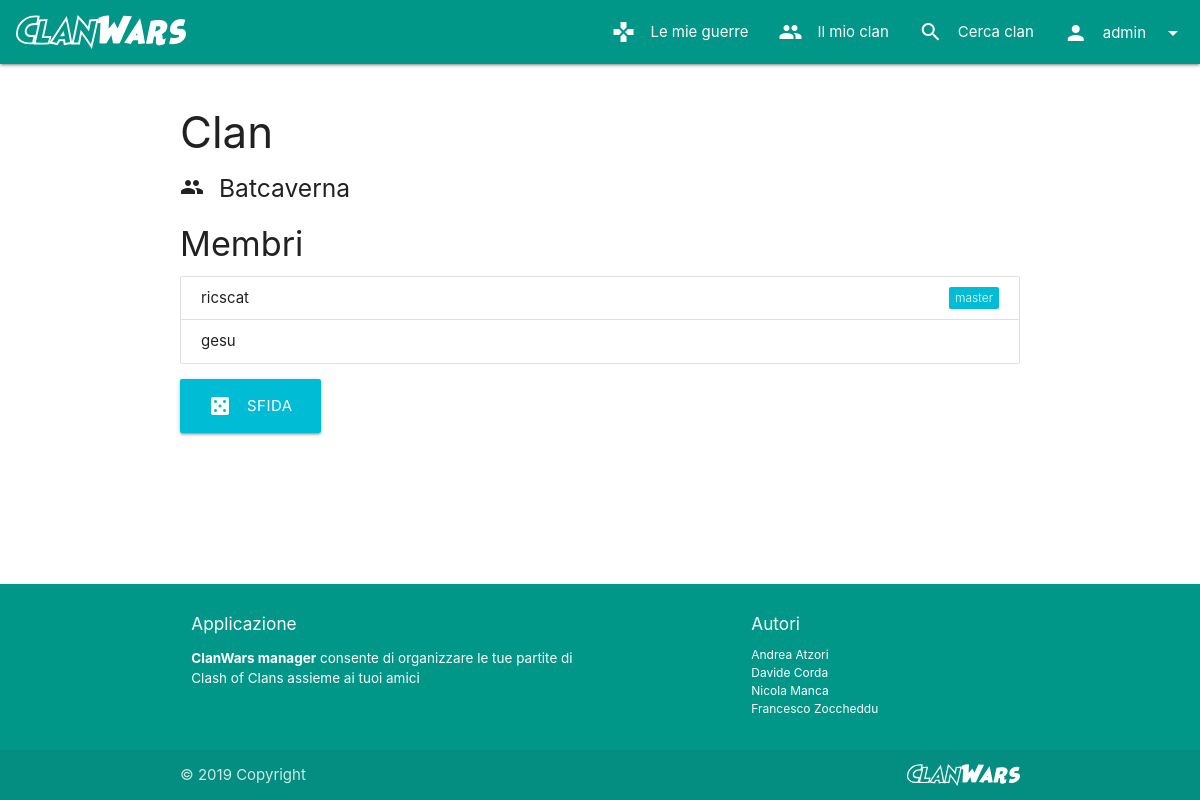
The page /clans/1 (signed in) on the database as committed earlier.
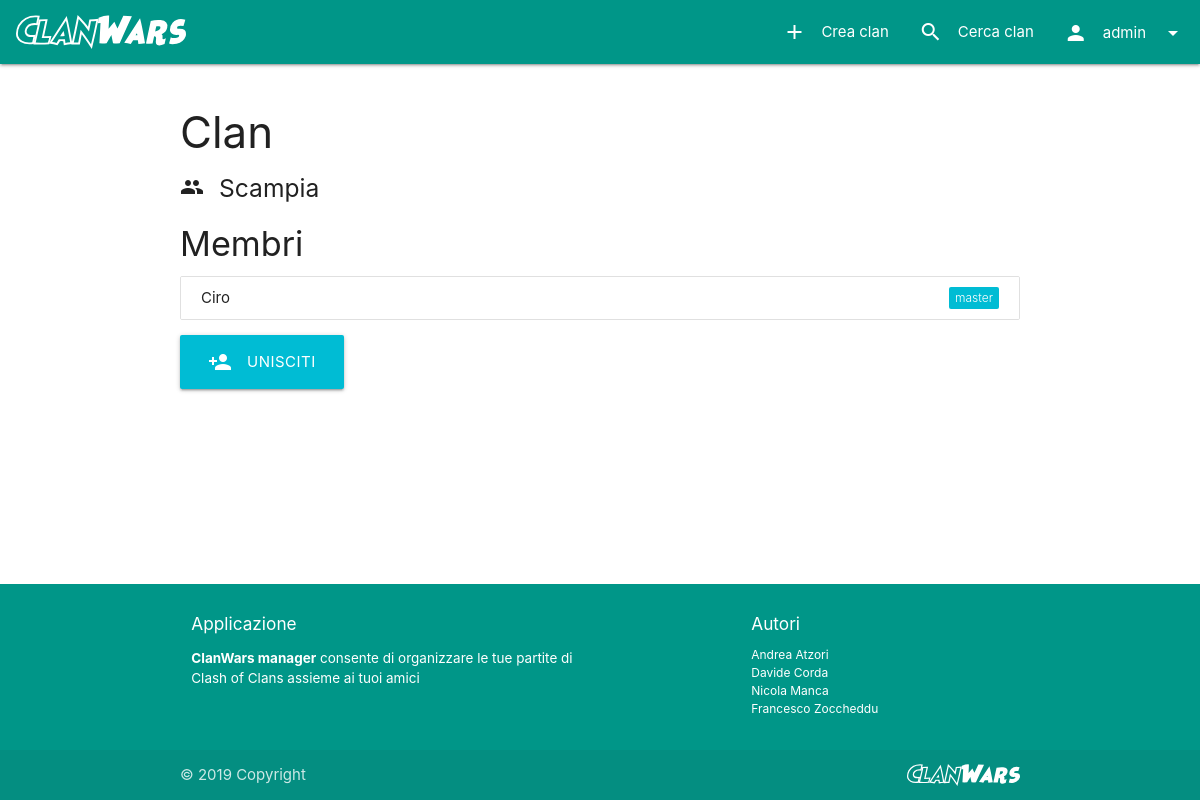
The same page on the database as committed later.
### manager/models.py (models this page shows, shortened)
class Clan(models.Model):
    name = models.CharField(max_length=30, verbose_name="Nome")
    clanMaster = models.OneToOneField(User, on_delete=models.CASCADE, related_name="+", null=False, blank=False)
    maxMembers = models.PositiveSmallIntegerField(default=20, validators=[MinValueValidator(1), MaxValueValidator(50)], verbose_name="Numero massimo di membri")
    def get_absolute_url(self):
        return reverse("clans_details", kwargs={'pk': self.pk})

class User(AbstractUser):
    clan = models.ForeignKey("Clan", on_delete=models.SET_NULL, null=True, blank=True, related_name="members")

### manager/views/clans.py (the view)
# urls.py: path(r'<int:pk>', ClanDetailsDispatcherView.as_view(), name='clans_details'),
class ClanDetailsDispatcherView(View):
    def dispatch(self, request, **kwargs):
        clan = get_object_or_404(Clan, pk=self.kwargs.get("pk"))
        if request.user.is_authenticated and clan.clanMaster == request.user:
            view = ClanUpdateView.as_view()
        else:
            view = ClanDetailsView.as_view()
        return view(request, **kwargs)

### manager/templatetags/postlinks.py (called while the page is built)
@register.inclusion_tag("commons/tags/hiddenform.html")
def hiddenform():
    return {"id": _form_id, "action": "."}

@register.inclusion_tag("commons/tags/submit.js")
def submit(action):
    return {"id": _form_id, "action": action}

@register.inclusion_tag("commons/tags/onClick.html")
def submitOnClick(action):
    return {"action": render_to_string("commons/tags/submit.js", submit(action))}

### manager/templatetags/toasts.py (called while the page is built)
@register.simple_tag()
def toast_if(condition, message, icon=None):
    return mark_safe(render_to_string("commons/tags/toast.html", toast(message, icon)) if condition else "")

### manager/templates/clans/details.html (shortened to what this page needs)
{% extends 'base.html' %}
{% block content %}
{% load postlinks %}
{% if clan == user.clan %}
<h3>Il mio clan</h3>
{% else %}
<h3>Clan</h3>
{% endif %}
<h5>
    <i class="material-icons left">people</i>
    {{clan.name}}
</h5>
<h4>Membri</h4>
<ul class="collection">
    {% for member in clan.members.all %}
    <li class="collection-item">
        {{member.username}}
        {% if clan.clanMaster == member%}
        <span class="new badge" data-badge-caption="master"></span>
        {% endif %}
    </li>
    {% endfor %}
</ul>
{% if user.is_authenticated and user.clan is None and clan.members.count < clan.maxMembers %}
{% url 'clans_join' clan.id as joinUrl %}
<a class="waves-effect waves-light btn-large" {% submitOnClick joinUrl %}>
    <i class="material-icons left">person_add</i>
    Unisciti
</a>
{% endif %}
{% if user.is_authenticated and user.clan is not None and user.clan.clanMaster == user %}
{% url 'clans_fight' clan.pk as fightUrl %}
<a class="waves-effect waves-light btn-large" {% submitOnClick fightUrl %}>
    <i class="material-icons left">casino</i>
    Sfida
</a>
{% endif %}
{% load toasts %}
{% endblock %}

### manager/templates/commons/navbar.html (shortened to what this page needs)
{% load static %}
{% load postlinks %}
{% url 'clans_create' as createClanUrl %}
<nav>
    <div class="nav-wrapper">
        <a href="{% url 'home' %}" class="brand-logo">
            <img class="logo-img" src="{% static "images/logotype.svg" %}">
        </a>
        <ul class="right hide-on-med-and-down">
            {% if request.user.is_authenticated %}
            {% if request.user.clan is not None %}
            <li class="waves-effect">
                <a href="{% url 'wars_list' %}">
                    <i class="material-icons left">gamepad</i>
                    Le mie guerre
                </a>
            </li>
            {% endif %}
            <li class="waves-effect">
                {% if request.user.clan is not None %}
                <a href="{{user.clan.get_absolute_url}}">
                    <i class="material-icons left">people</i>
                    Il mio clan
                </a>
                {% else %}
                <a {% submitOnClick createClanUrl %}>
                    <i class="material-icons left">add</i>
                    Crea clan
                </a>
                {% endif %}
            </li>
            {% endif %}
            <li class="waves-effect">
                <a href="{% url 'clans_list' %}">
                    <i class="material-icons left">search</i>
                    Cerca clan
                </a>
            </li>
            {% if request.user.is_authenticated %}
            <li>
                <a class="dropdown-trigger waves-effect no-autoinit" href="#!" data-target="logout-dropdown">
                    <i class="material-icons left">person</i>
                    {{user.username}}
                    <i class="material-icons right">arrow_drop_down</i>
                </a>
            </li>
            {% endif %}
        </ul>
    </div>
</nav>

Rows that differ between the two databases and show on the page:
removed User: username "ricscat"
removed User: username "gesu"
changed User "admin": clan_id 6 → empty (drawn)
changed Clan: name "Batcaverna" → "Scampia"
added User: username "Ciro"
Other text that changed with them:
text no longer shown: "Le mie guerre Il mio clan SFIDA"
text now shown: "Crea clan UNISCITI"
